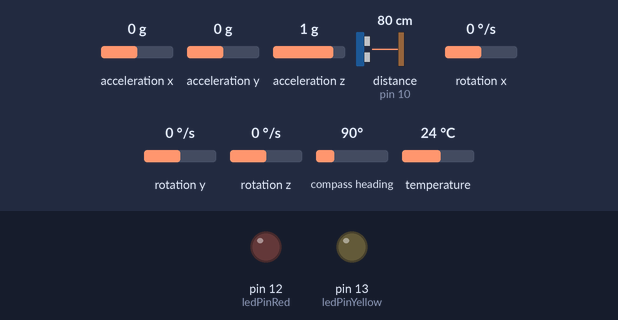
A sketch run on a simulated Arduino Uno, built for the host (arithmetic inside an expression is 32-bit, double 64-bit). Parts: output pins drawn as LEDs (lit = HIGH). Wiring (inferred from the names in the program): ultrasonic range finder: trigger pin 9; echo pin 10. The test bench sets the inputs (shaded band); at power-on: distance to the obstacle (sensor on pin 10) 80 cm, acceleration x 0 g, acceleration y 0 g, acceleration z 1 g, rotation x 0 °/s, rotation y 0 °/s, rotation z 0 °/s, compass heading 90°, temperature 24 °C. The echo pulse lasts 58.3 µs per cm; pins used as bus, display or sensor lines are not drawn.

Above: at 2.8 s.
2.9 s: distance to the obstacle (sensor on pin 10) set to 75 cm
5.6 s: distance to the obstacle (sensor on pin 10) set to 66 cm
At 7.4 s:
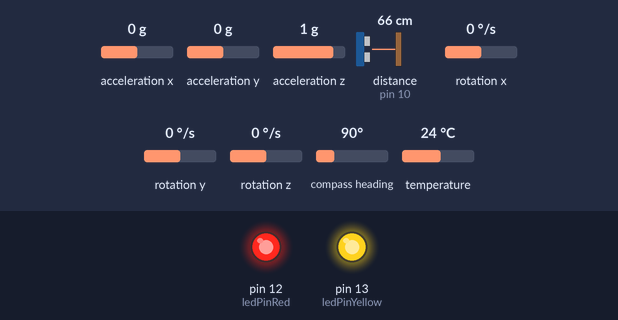
8.3 s: distance to the obstacle (sensor on pin 10) set to 120 cm
At 10.8 s:
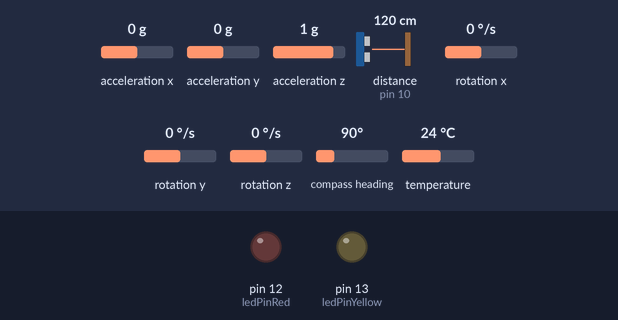
11.5 s: distance to the obstacle (sensor on pin 10) set to 2 cm
At 13.3 s:
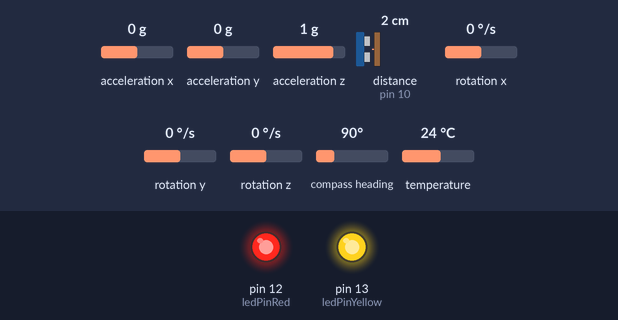
Timing chart, 0 to 14.8 s (numbered marks = the images above; inputs shaded):
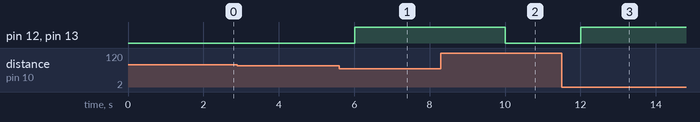

Measured:
- the behaviour switches between 72 and 71 cm on distance to the obstacle (sensor on pin 10) (found by bisection; images 0 and 1)
- after the input at 2.9 s, every drawn part: stays the same
- after the input at 5.6 s, pin 12 (ledPinRed), pin 13 (ledPinYellow): LOW → HIGH after 0.41 s
- after the input at 8.3 s, pin 12 (ledPinRed), pin 13 (ledPinYellow): HIGH → LOW after 1.7 s
- after the input at 11.5 s, pin 12 (ledPinRed), pin 13 (ledPinYellow): LOW → HIGH after 0.51 s

The sketch:

_9DOF_RFID_Ultrasound.ino
```cpp
int ledPinYellow = 13;
int ledPinRed = 12;
//int ledPinWhite = 11;
const byte rxPin = 6;
const byte txPin = 7;
const int trigPin = 9;
const int echoPin = 10;
// defines variables
long duration;
int distance;

#include <SPI.h>
#include <Wire.h>
#include <Adafruit_Sensor.h>
#include <Adafruit_LSM9DS0.h>

Adafruit_LSM9DS0 lsm = Adafruit_LSM9DS0(1000);

#define LSM9DS0_XM_CS 10
#define LSM9DS0_GYRO_CS 9

#define LSM9DS0_SCLK 13
#define LSM9DS0_MISO 12
#define LSM9DS0_MOSI 11

#include <Adafruit_PN532.h>

// If using the breakout with SPI, define the pins for SPI communication.
#define PN532_SCK  (2)
#define PN532_MOSI (3)
#define PN532_SS   (4)
#define PN532_MISO (5)

// If using the breakout or shield with I2C, define just the pins connected
// to the IRQ and reset lines.  Use the values below (2, 3) for the shield!
#define PN532_IRQ   (2)
#define PN532_RESET (3)  // Not connected by default on the NFC Shield

// Or use this line for a breakout or shield with an I2C connection:
Adafruit_PN532 nfc(PN532_IRQ, PN532_RESET);

#if defined(ARDUINO_ARCH_SAMD)
   #define Serial SerialUSB
#endif

#include <avr/sleep.h>
#include <avr/power.h>
#include <SoftwareSerial.h>

volatile int f_timer=0;
volatile int threshold = 0;
const unsigned int twosec = 34286;
const unsigned int foursec = 3036;
SoftwareSerial mySerial = SoftwareSerial(rxPin,txPin);
bool magnet_awake = false;
//bool RFID_awake = false;

ISR(TIMER1_OVF_vect)
{
  TCNT1 = twosec;
  //RFID_awake = false;
  magnet_awake = false;
  digitalWrite(ledPinYellow, LOW);
  digitalWrite(ledPinRed, LOW);
  //digitalWrite(ledPinWhite, LOW);
  /* set the flag. */
  if(f_timer == 0)
  {
    f_timer = 1;
  }
}

void enterSleep(void)
{
  set_sleep_mode(SLEEP_MODE_IDLE);

  sleep_enable();
  power_adc_disable();
  power_spi_disable();
  power_timer0_disable();
  power_timer2_disable();
  power_twi_disable();

  sleep_mode();
  sleep_disable(); /* First thing to do is disable sleep. */
  power_all_enable();
}

void configureSensor(void) {
  lsm.setupMag(lsm.LSM9DS0_MAGGAIN_2GAUSS);
}

void setup() {
  pinMode(rxPin, INPUT);
  pinMode(txPin, OUTPUT);
  mySerial.begin(9600);

  #ifndef ESP8266
    while (!Serial); // for Leonardo/Micro/Zero
  #endif
  /*
  Serial.begin(115200);

  nfc.begin();

  uint32_t versiondata = nfc.getFirmwareVersion();
  if (! versiondata) {
    //Serial.print("Didn't find PN53x board");
    while (1); // halt
  }

  nfc.setPassiveActivationRetries(0xFE);

  // configure board to read RFID tags
  nfc.SAMConfig();

  Serial.begin(9600);
  */

  /* Initialise the sensor */
  if(!lsm.begin()) {
    while(1);
  }
  /* Setup the sensor gain and integration time */
  configureSensor();

  pinMode(trigPin, OUTPUT); // Sets the trigPin as an Output
  pinMode(echoPin, INPUT); // Sets the echoPin as an Input

  pinMode(ledPinYellow, OUTPUT);
  digitalWrite(ledPinYellow, LOW);
  pinMode(ledPinRed, OUTPUT);
  digitalWrite(ledPinRed, LOW);
  //pinMode(ledPinWhite, OUTPUT);
  //digitalWrite(ledPinWhite, LOW);

  // Calibrate distance sensor
  digitalWrite(trigPin, LOW);
  delayMicroseconds(2);
  // Sets the trigPin on HIGH state for 10 microseconds
  digitalWrite(trigPin, HIGH);
  delayMicroseconds(10);
  digitalWrite(trigPin, LOW);

  // Reads the echoPin, returns the sound wave travel time in microseconds
  duration = pulseIn(echoPin, HIGH);
  threshold = duration *.9;

  //Timer of 2 seconds
  TCCR1A = 0x00;
  TCNT1=twosec;
  TCCR1B = 0x05;
  TIMSK1=0x01;
}
void magnet_sense(){
  if (magnet_awake){
    sensors_event_t accel, mag, gyro, temp;
    lsm.getEvent(&accel, &mag, &gyro, &temp);

    // print out magnetometer data
    float sum = abs(mag.magnetic.x) + abs(mag.magnetic.y) + abs(mag.magnetic.z);

    if (sum > 2){
      digitalWrite(ledPinRed, HIGH);
      byte msg[] = {1, 2, 1};
      mySerial.write(msg,3);
      magnet_awake = false;
    }
  }
}

bool ultrasound_sense(){
  digitalWrite(trigPin, LOW);
  delayMicroseconds(2);
  // Sets the trigPin on HIGH state for 10 microseconds
  digitalWrite(trigPin, HIGH);
  delayMicroseconds(10);
  digitalWrite(trigPin, LOW);

  // Reads the echoPin, returns the sound wave travel time in microseconds
  duration = pulseIn(echoPin, HIGH);
  if (duration < threshold){
    digitalWrite(ledPinYellow, HIGH);
    byte msg[] = {1, 6, 1};
    mySerial.write(msg,3);
    return true;
  }
  return false;
}
/*
void RFID_sense(){
  if (RFID_awake){
    uint8_t success;
    uint8_t uid[] = { 0, 0, 0, 0, 0, 0, 0 };  // Buffer to store the returned UID
    uint8_t uidLength;                        // Length of the UID (4 or 7 bytes depending on ISO14443A card type)

    success = nfc.readPassiveTargetID(PN532_MIFARE_ISO14443A, uid, &uidLength);

    if (success) {
      digitalWrite(ledPinWhite, HIGH);
      if (uidLength == 4) {
        uint8_t keya[6] = { 0xFF, 0xFF, 0xFF, 0xFF, 0xFF, 0xFF };
        success = nfc.mifareclassic_AuthenticateBlock(uid, uidLength, 4, 0, keya);
        if (success) {
          uint8_t data[16];
          success = nfc.mifareclassic_ReadDataBlock(4, data);
          if (success) {
            byte bytelow = 1;
            byte bytemid = 1;
            byte bytehigh = 1;
            byte msg[] = {bytehigh, bytemid, bytelow};
            RFID_awake = false;
            //Serial.println("RFID Sense");
            Serial.write(msg, 3);
          }
        }
      }
    }
  }
}
*/

void loop() {
  if(f_timer==1){
    f_timer = 0;

    bool sensed = ultrasound_sense();
    while (mySerial.available() >= 3 || sensed){
      // read the incoming byte:
      byte Bytehigh = mySerial.read();
      byte Bytemid = mySerial.read();
      byte Bytelow = mySerial.read();

      if (Bytehigh == 0) {
        TIMSK1 = 0x00;
        mySerial.print("+++");
        delay(1000);
        mySerial.print("ATID");
        mySerial.print(Bytemid, HEX);
        mySerial.print(Bytelow, HEX);
        mySerial.print('\r');
        delay(1000);
        mySerial.print("ATWR\r");
        while (mySerial.available() >= 3) {
          mySerial.read();
          mySerial.read();
          mySerial.read();
        }
        TIMSK1 = 0x01;
      }
      else if (Bytemid >= 5 || sensed){
        sensed = false;
        // Message is from detector node
        //Turn off interrupt temporarily
        TIMSK1=0x00;
        TCNT1=foursec;
        // Change interrupt
        magnet_awake = true;
        TIMSK1=0x01;
        while(magnet_awake){
          magnet_sense();
        }
      }
    }
    enterSleep();
  }
}
```
